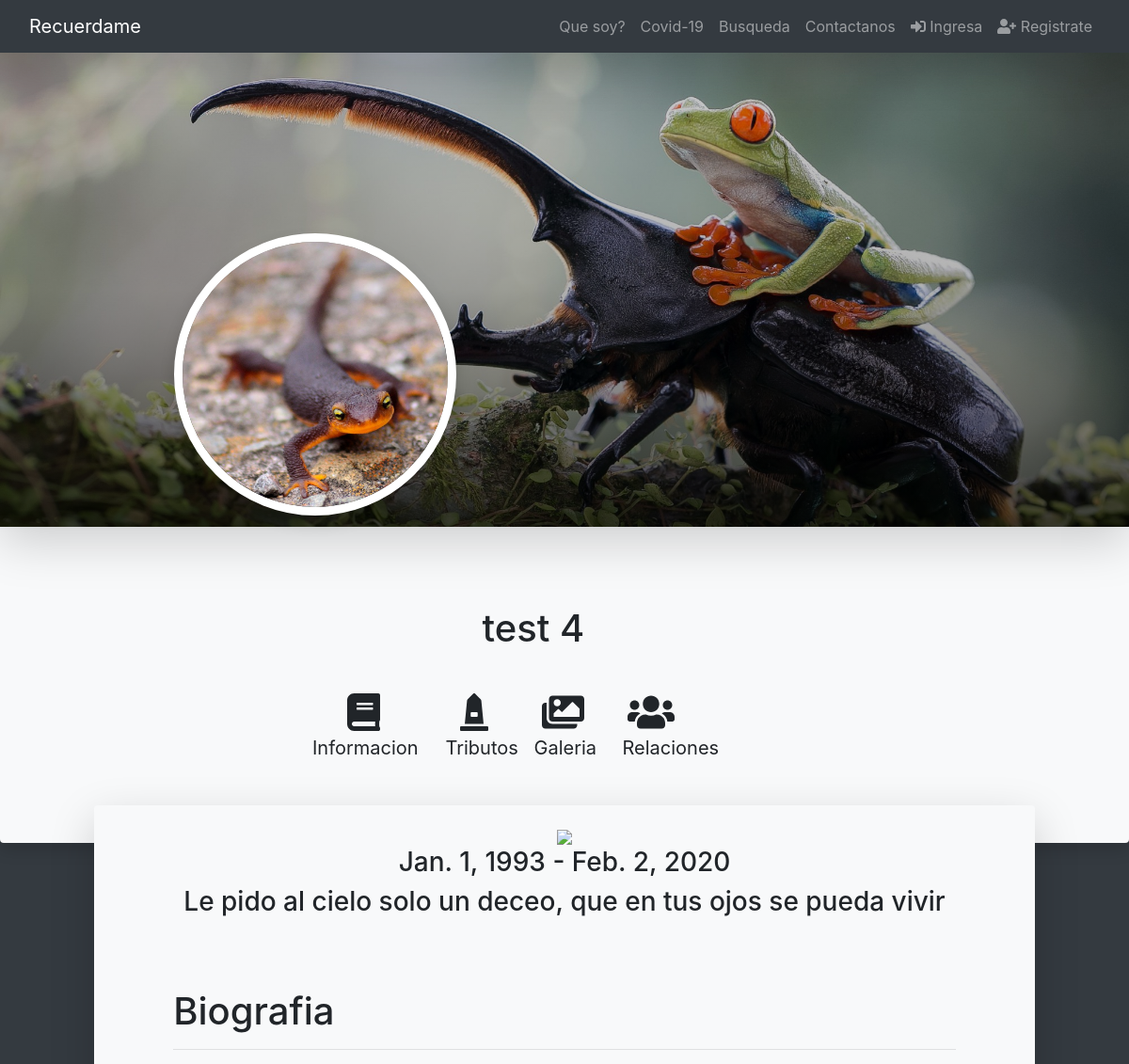
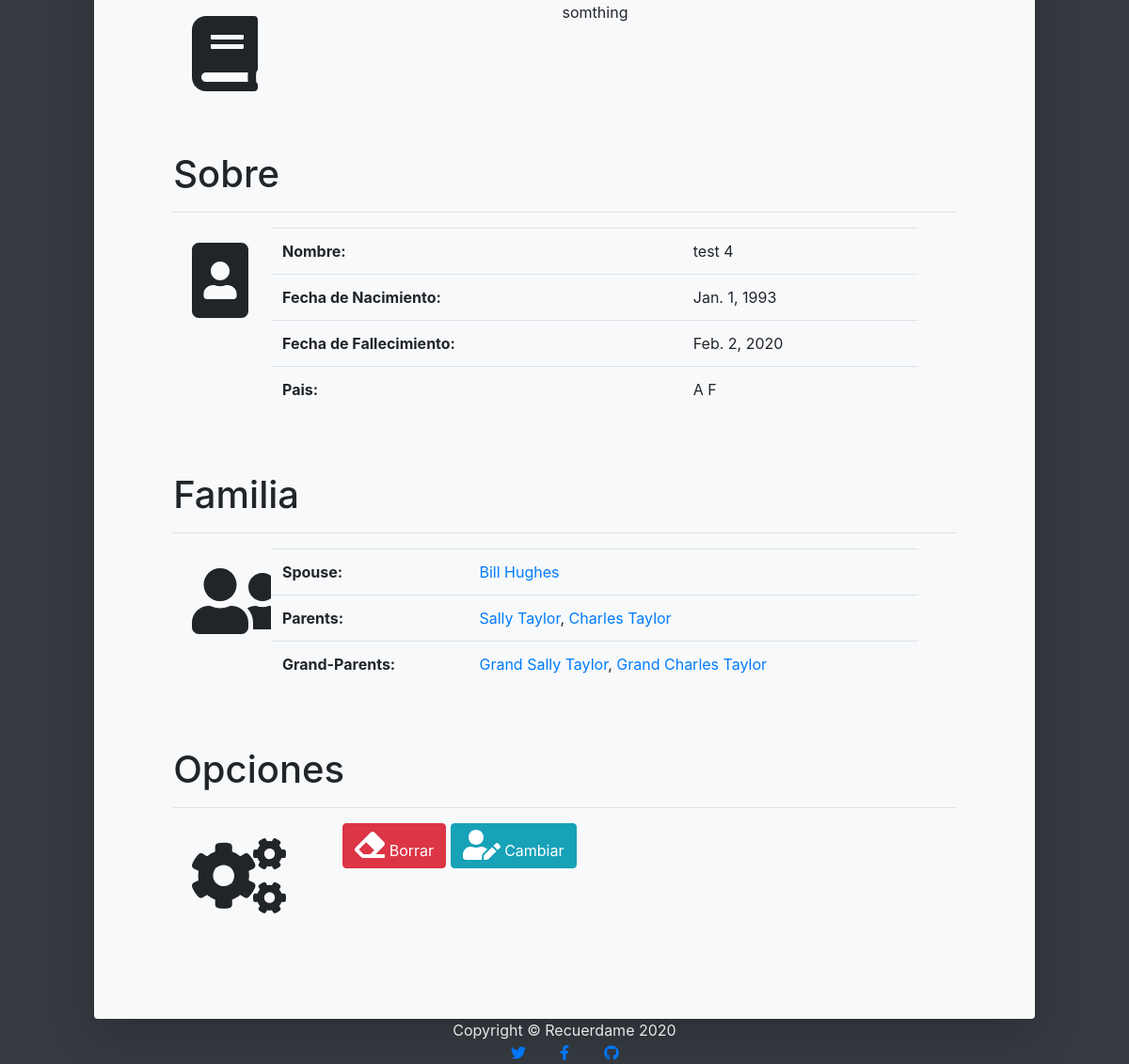
The page /memorials/39/detail on the database its author committed (2 pictures, top to bottom).
### memorials/models.py (models this page shows, shortened)
class Memorial(models.Model):
    nombre = models.CharField(max_length=100, null=True, blank=False)
    segundo_nombre = models.CharField(max_length=100, null=True, blank=True)
    apellido  = models.CharField(max_length=100, null=True, blank=False)
    segundo_apellido  = models.CharField(max_length=100, null=True, blank=True)
    epitafo = models.TextField(max_length=300, null=True, blank=False)
    biografia = models.TextField(max_length=10000)
    fecha_de_nacimiento = models.DateField(null=True, blank=False)
    fecha_de_muerte = models.DateField(null=True, blank=False)
    pais = CountryField( blank=True, multiple=True)
    imagen_de_fondo = models.ImageField(null=True, blank=True, upload_to='covers/', default='defaults/cover.jpg' )
    imagen_de_perfil = ResizedImageField(null=True, blank=True, size=[1000, 1000], quality=100, crop=['middle', 'center'], upload_to='profiles/')
    creado_por = models.ForeignKey(get_user_model(), null=True, on_delete=models.CASCADE)
    manager = models.ForeignKey(get_user_model(), on_delete=models.CASCADE, related_name='manager')
    def get_full_name(self):
        full_name = str(self.nombre)
        if self.segundo_nombre is not None:
            full_name += ' ' + str(self.segundo_nombre)
        if self.apellido is not None:
            full_name += ' ' + str(self.apellido)
        if self.segundo_apellido is not None:
            full_name += ' ' + str(self.segundo_apellido)
        return full_name

### memorials/views.py (the view)
# urls.py: path('<int:pk>', MemorialDetailView.as_view(), name='detail'),
class MemorialDetailView(DetailView):
    model = Memorial
    template_name = 'memorial_detail.html'

### templates/memorial_detail.html (shortened to what this page needs)
<!doctype html>
{% extends 'app_base.html' %}
{% load static %}
{% block content %}
<div class=" mb-5 column position-relative " style="height: 42rem;">
    <div class="coverImg shadow-lg h-75"></div>
    <div class="column h-50 rounded-bottom shadow bg-light">
        <div class="row h-50">
						{% if memorial.imagen_de_perfil %}
						<img class="profileImg rounded-circle shadow col-9 col-sm-7 col-md-5  col-xl-3 offset-2 offset-sm-3 offset-lg-1 offset-xl-2 position-absolute"
								 src="{{ memorial.imagen_de_perfil.url }}" />
						{% else %}
						<img class="profileImg rounded-circle shadow col-9 col-sm-7 col-md-5  col-xl-3 offset-2 offset-sm-3 offset-lg-1 offset-xl-2 position-absolute"
								 src="{% static "defaults/profile.jpg" '%}" />
						{% endif %}
            <div class="w-25 h-50 offset-3 offset-lg-4 offset-xl-5"></div>
            <div class="h-50 col-7 col-lg-5 col-xl-5 offset-3 offset-lg-5 offset-xl-5 ">
								<h1 class="">{{ memorial.get_full_name }}</h1>
            </div>
        </div>
        <div class="row btn-group btn-group-lg
				col-xl-6 col-md-8 col-10 offset-1 offset-xl-3 offset-md-2 " role="group">
						<a class="col-3 btn btn-light" id="informacionBtn"><i class="fas fa-book fa-2x"></i>
								<p>Informacion</p>
						</a>
						<a class="col-2 btn btn-light" id="tributosBtn"><i class="fas fa-monument fa-2x"></i>
								<p>Tributos</p>
						</a>
						<a class="col-2 btn btn-light" id="galeriaBtn"><i class="fas fa-images fa-2x"></i>
								<p>Galeria</p>
						</a>
						<a class="col-2 btn btn-light" id="relacionesBtn"><i class="fas fa-users fa-2x"></i>
								<p>Relaciones</p>
						</a>
				</div>
    </div>
</div>
<div class="continaer" style="height: 2rem"></div>
<div class="pt-5 contianer-fluid bg-dark" style="min-height: 50rem">
    <div class="col-10 offset-1 shadow-lg bg-light rounded">
        <div class=" pb-5 container-fluid toggable" id="informacion" style="display: block;">
            <div class="mb-5 column card-body text-center ">
                <img class="col-10 col-md-3" src="https://www.mykeeper.com/img/profile-icon/Floral-&-Nature/floral2.png">
								<h3>{{ memorial.fecha_de_nacimiento }} - {{ memorial.fecha_de_muerte}}</h3>
								<h3>{{ memorial.epitafo }}</h3>
            </div>
            <div class="my-5 container col-11">
                <h1>Biografia</h1>
                <hr />
								<div class="row">
										<div class="col-12 m-3 col-xl-1">
												<i class="fas offset-1 fa-book fa-5x"></i>
										</div>
										<div class="pl-3 text-center col-10 column">
										<p>{{ memorial.biografia }}</p>
										</div>
								</div>
            </div>
            <div class="my-5 container col-11 ">
                <h1>Sobre</h1>
								<hr/>
								<div class="row">
										<div class="col-12 m-3 col-xl-1">
												<i class="fas offset-1 fa-portrait fa-5x"></i>
										</div>
										<div class="col-10 column">
												<table class="table table-hover bg-light ">
														<tbody class="ml-5">
																<tr>
																		<td><b>Nombre:</b></td>
																		<td>{{ memorial.get_full_name }} </td>
																</tr>
																<tr>
																		<td><b>Fecha de Nacimiento:</b></td>
																		<td>{{ memorial.fecha_de_nacimiento }}</td>
																</tr>
																<tr>
																		<td><b>Fecha de Fallecimiento:</b></td>
																		<td>{{ memorial.fecha_de_muerte }}</td>
																</tr>
																<tr>
																		<td><b>Pais:</b></td>
																		<td>
																				{% for pais in memorial.pais %}
																				{{ pais }}
																				{% endfor %}
																		</td>
																</tr>
														</tbody>
												</table>
										</div>
								</div>
            </div>
						<div class="my-5 container col-11">
                <h1>Familia</h1>
								<hr/>
								<div class="row">
										<div class="col-12 m-3 col-xl-1">
												<i class="fas offset-1 fa-user-friends fa-5x"></i>
										</div>
										<div class="col-10 column">
												<table class=" table table-hover bg-light ">
														<tbody class="ml-5 ">
																<tr>
																		<td><b>Spouse:</b></td>
																		<td><a href="#"> Bill Hughes</a> </td>
																</tr>
																<tr>
																		<td><b>Parents:</b></td>
																		<td><a href="#"> Sally Taylor</a>, <a href="#">Charles Taylor</a> </td>
																</tr>
																<tr>
																		<td><b>Grand-Parents:</b></td>
																		<td><a href="#"> Grand Sally Taylor</a>, <a href="#"> Grand Charles Taylor</a> </td>
																</tr>
														</tbody>
												</table>
										</div>
								</div>
            </div>
						<div class="my-5 container col-11">
								<h1>Opciones</h1>
								<hr/>
								<div class="row">
										<div class="col-12 m-3 col-xl-1">
												<i class="fas offset-1 fa-cogs fa-5x"></i>
										</div>
										<div class="col-6 column text-center">
												<a class="btn btn-danger text-white"
													 href="{% url 'memorial_delete' memorial.pk %}"
													 type="button" >
														<i class="fas fa-eraser fa-2x"></i>
														Borrar
												</a>
												<a class="btn btn-info text-white"
													 href="{% url 'memorial_update' memorial.pk %}"
													 type="button" >
														<i class="fas fa-user-edit fa-2x"></i>
														Cambiar
												</a>
										</div>
								</div>
						</div>
        </div>
        {% endblock content %}

### templates/app_base.html (shortened to what this page needs)
<!doctype html>
{% load static %}
<html lang="en">
<head>
    <link rel="stylesheet" href="https://stackpath.bootstrapcdn.com/bootstrap/4.5.0/css/bootstrap.min.css">
</head>
<body class="bg-dark">
		{% block navbar %}
    <nav class="navbar navbar-expand-md shadow-lg navbar-dark bg-dark sticky-top" id="mainNav">
        <div class="container-fluid">
						<a class="navbar-brand " href="{% url 'home' %}">Recuerdame</a>
            <div class="collapse navbar-collapse" id="navbarResponsive">
                <ul class="navbar-nav ml-auto">
                    <li class="nav-item">
												<a class="nav-link" href="{% url 'home' %}#about">Que soy?</a>
                    </li>
                    <li class="nav-item">
												<a class="nav-link" href="{% url 'home' %}#projects">Covid-19</a>
                    </li>
                    <li class="nav-item">
												<a class="nav-link" href="{% url 'home' %}#">Busqueda</a>
                    </li>
                    <li class="nav-item">
												<a class="nav-link" href="{% url 'home' %}#">Contactanos</a>
                    </li>
										{% if user.is_authenticated %}
                    <div class="dropdown-divider"></div>
                    <li class="nav-item">
                        <a class="nav-link  dropdown-toggle" id="navbardrop" data-toggle="dropdown">
														<i class="far fa-user-circle fa-1x"></i>
														{{ user.username }}
                        </a>
                        <div class="dropdown-menu bg-dark">
														<a class="dropdown-item bg-dark text-light" href="{% url 'logout' %}">
                                <i class="fas fa-sign-out-alt fa-1x" aria-hidden="true"></i> Salir de cuenta
                            </a>
                        </div>
                    </li>
										{% else %}
                    <li class="nav-item">
												<a class="nav-link " href="{% url 'login' %}">
                            <i class="fas fa-sign-in-alt"></i> Ingresa
                        </a>
                    </li>
                    <li class="nav-item">
												<a class="nav-link" href="{% url 'signup' %}">
                            <i class="fas fa-user-plus"></i> Registrate
                        </a>
                    </li>
										{% endif %}
                </ul>
            </div>
        </div>
    </nav>
		{% endblock navbar %}
		{% block content %}{% endblock content %}
        </div>
    </div>
    <footer class="footer bg-dark  text-center">
        <div class="bg-dark text-white">Copyright © Recuerdame 2020</div>
        <a class="mx-3 mt-5" href="#!">
            <i class="fab fa-twitter"></i>
        </a>
        <a class="mx-3" href="#!">
            <i class="fab fa-facebook-f"></i>
        </a>
        <a class="mx-3" href="#!">
            <i class="fab fa-github"></i>
        </a>
    </footer>
</body>
</html>

### rows shown on the page
Memorial: imagen_de_perfil (picture), get_full_name "test 4", fecha_de_nacimiento "Jan. 1, 1993", fecha_de_muerte "Feb. 2, 2020", epitafo "Le pido al cielo solo un deceo, que en tus ojos se pueda vivir", biografia "somthing"

### other values the page prints
{{ pais }} "A" "F"
